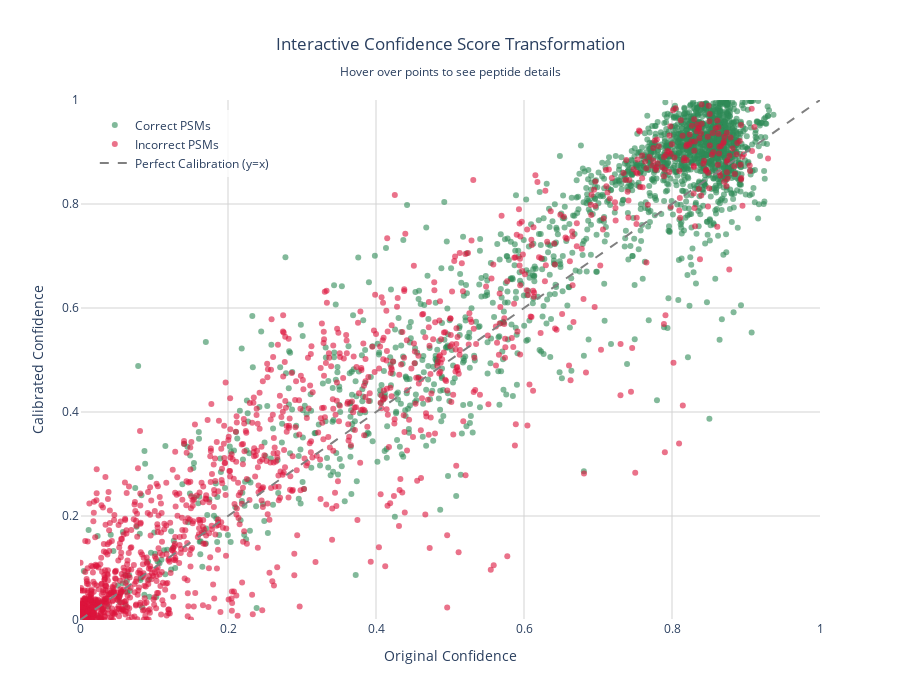

Notebook source saved alongside this figure:
### Code cell
import plotly.express as px
import plotly.graph_objects as go
import pandas as pd
import numpy as np

def create_interactive_confidence_plot(test_dataset):
    """
    Create an interactive confidence score transformation plot with hover tooltips
    showing predicted and ground truth peptides.
    
    Args:
        test_dataset: CalibrationDataset with metadata containing confidence scores and peptides
    
    Returns:
        plotly.graph_objects.Figure: Interactive plot
    """
    
    # Prepare the data
    data = test_dataset.metadata[
        ["confidence", "calibrated_confidence", "correct", "prediction_untokenised", "sequence_untokenised"]
    ].copy(deep=True)
    
    # Remove rows with missing data
    data = data.dropna(subset=["confidence", "calibrated_confidence", "correct"])
    
    # Convert correct column to string for better visualization
    data["correct_str"] = data["correct"].map({True: "Correct", False: "Incorrect"})
    
    # Handle missing peptide sequences (replace NaN with "N/A")
    data["prediction_untokenised"] = data["prediction_untokenised"].fillna("N/A")
    data["sequence_untokenised"] = data["sequence_untokenised"].fillna("N/A")
    
    # Create hover text
    data["hover_text"] = (
        "Predicted: " + data["prediction_untokenised"].astype(str) + "<br>" +
        "Ground Truth: " + data["sequence_untokenised"].astype(str) + "<br>" +
        "Original Confidence: " + data["confidence"].round(3).astype(str) + "<br>" +
        "Calibrated Confidence: " + data["calibrated_confidence"].round(3).astype(str)
    )
    
    # Create the interactive plot
    fig = px.scatter(
        data,
        x="confidence",
        y="calibrated_confidence",
        color="correct_str",
        color_discrete_map={"Correct": "#1f77b4", "Incorrect": "#ff7f0e"},
        opacity=0.6,
        title="Interactive Confidence Score Transformation",
        labels={
            "confidence": "Original Confidence",
            "calibrated_confidence": "Calibrated Confidence",
            "correct_str": "PSM Status"
        },
        hover_data=None  # We'll use custom hover text
    )
    
    # Update hover template to use our custom text
    fig.update_traces(
        hovertemplate="<b>%{customdata}</b><extra></extra>",
        customdata=data["hover_text"]
    )
    
    # Add the diagonal reference line (y = x)
    fig.add_trace(
        go.Scatter(
            x=[0, 1],
            y=[0, 1],
            mode="lines",
            line=dict(color="gray", dash="dash", width=1),
            name="Perfect Calibration (y=x)",
            hovertemplate="Perfect Calibration Line<extra></extra>"
        )
    )
    
    # Update layout
    fig.update_layout(
        width=800,
        height=600,
        xaxis=dict(range=[0, 1], title="Original Confidence"),
        yaxis=dict(range=[0, 1], title="Calibrated Confidence"),
        legend=dict(
            yanchor="top",
            y=0.99,
            xanchor="left",
            x=0.01
        ),
        hovermode="closest"
    )
    
    return fig

# Example usage (replace with your actual test_dataset):
# fig = create_interactive_confidence_plot(test_dataset)
# fig.show()

# Alternative version if you want to save as HTML:
def save_interactive_plot(test_dataset, filename="confidence_transformation_plot.html"):
    """Save the interactive plot as an HTML file."""
    fig = create_interactive_confidence_plot(test_dataset)
    fig.write_html(filename)
    print(f"Interactive plot saved as {filename}")
    return fig

# If you want to customize the plot further, here's a more advanced version:
def create_advanced_interactive_confidence_plot(test_dataset, sample_size=None):
    """
    Create an advanced interactive plot with additional customization options.
    
    Args:
        test_dataset: CalibrationDataset with metadata
        sample_size: Optional int to randomly sample points for better performance
    """
    
    # Prepare the data
    data = test_dataset.metadata[
        ["confidence", "calibrated_confidence", "correct", "prediction_untokenised", 
         "sequence_untokenised", "precursor_charge", "precursor_mass"]
    ].copy(deep=True)
    
    # Remove rows with missing data
    data = data.dropna(subset=["confidence", "calibrated_confidence", "correct"])
    
    # Sample data if specified (for better performance with large datasets)
    if sample_size and len(data) > sample_size:
        data = data.sample(n=sample_size, random_state=42)
    
    # Convert correct column to string
    data["correct_str"] = data["correct"].map({True: "Correct", False: "Incorrect"})
    
    # Handle missing peptide sequences
    data["prediction_untokenised"] = data["prediction_untokenised"].fillna("N/A")
    data["sequence_untokenised"] = data["sequence_untokenised"].fillna("N/A")
    
    # Create detailed hover text
    data["hover_text"] = (
        "<b>Peptide Information:</b><br>" +
        "Predicted: " + data["prediction_untokenised"].astype(str) + "<br>" +
        "Ground Truth: " + data["sequence_untokenised"].astype(str) + "<br><br>" +
        "<b>Confidence Scores:</b><br>" +
        "Original: " + data["confidence"].round(4).astype(str) + "<br>" +
        "Calibrated: " + data["calibrated_confidence"].round(4).astype(str) + "<br><br>" +
        "<b>Spectrum Info:</b><br>" +
        "Charge: " + data["precursor_charge"].fillna(0).astype(int).astype(str) + "<br>" +
        "Precursor Mass: " + data["precursor_mass"].fillna(0).round(2).astype(str) + " Da"
    )
    
    # Create the plot
    fig = go.Figure()
    
    # Add scatter points for correct PSMs
    correct_data = data[data["correct"] == True]
    fig.add_trace(
        go.Scatter(
            x=correct_data["confidence"],
            y=correct_data["calibrated_confidence"],
            mode="markers",
            name="Correct PSMs",
            marker=dict(
                color="#2E8B57",  # Sea green
                opacity=0.6,
                size=6
            ),
            customdata=correct_data["hover_text"],
            hovertemplate="%{customdata}<extra></extra>"
        )
    )
    
    # Add scatter points for incorrect PSMs
    incorrect_data = data[data["correct"] == False]
    fig.add_trace(
        go.Scatter(
            x=incorrect_data["confidence"],
            y=incorrect_data["calibrated_confidence"],
            mode="markers",
            name="Incorrect PSMs",
            marker=dict(
                color="#DC143C",  # Crimson
                opacity=0.6,
                size=6
            ),
            customdata=incorrect_data["hover_text"],
            hovertemplate="%{customdata}<extra></extra>"
        )
    )
    
    # Add diagonal reference line
    fig.add_trace(
        go.Scatter(
            x=[0, 1],
            y=[0, 1],
            mode="lines",
            line=dict(color="gray", dash="dash", width=2),
            name="Perfect Calibration (y=x)",
            hovertemplate="Perfect Calibration Line<extra></extra>"
        )
    )
    
    # Update layout
    fig.update_layout(
        title={
            'text': "Interactive Confidence Score Transformation<br><sub>Hover over points to see peptide details</sub>",
            'x': 0.5,
            'xanchor': 'center'
        },
        xaxis=dict(
            range=[0, 1], 
            title="Original Confidence",
            showgrid=True,
            gridcolor="lightgray"
        ),
        yaxis=dict(
            range=[0, 1], 
            title="Calibrated Confidence",
            showgrid=True,
            gridcolor="lightgray"
        ),
        width=900,
        height=700,
        legend=dict(
            yanchor="top",
            y=0.98,
            xanchor="left",
            x=0.02,
            bgcolor="rgba(255,255,255,0.8)"
        ),
        hovermode="closest",
        plot_bgcolor="white"
    )
    
    return fig

# Usage examples:
# Basic version:
# fig = create_interactive_confidence_plot(test_dataset)
# fig.show()

# Advanced version with sampling for large datasets:
fig = create_advanced_interactive_confidence_plot(test_dataset, sample_size=5000)
fig.show()

# Save to HTML:
# save_interactive_plot(test_dataset, "my_confidence_plot.html")

### Figure 1 — Plotly figure (JSON) as saved in the notebook; plotly's stock layout.template omitted (floating-point values rounded to 4 significant figures; data arrays with more than 128 entries replaced by an {"elided": "..."} marker saying what was removed)
{"data": [{"customdata": {"elided": "1886 str values"}, "hovertemplate": "%{customdata}<extra></extra>", "marker": {"color": "#2E8B57", "opacity": 0.6, "size": 6}, "mode": "markers", "name": "Correct PSMs", "type": "scatter", "x": {"elided": "1886 float values"}, "y": {"elided": "1886 float values"}}, {"customdata": {"elided": "1665 str values"}, "hovertemplate": "%{customdata}<extra></extra>", "marker": {"color": "#DC143C", "opacity": 0.6, "size": 6}, "mode": "markers", "name": "Incorrect PSMs", "type": "scatter", "x": {"elided": "1665 float values"}, "y": {"elided": "1665 float values"}}, {"hovertemplate": "Perfect Calibration Line<extra></extra>", "line": {"color": "gray", "dash": "dash", "width": 2}, "mode": "lines", "name": "Perfect Calibration (y=x)", "type": "scatter", "x": [0, 1], "y": [0, 1]}], "layout": {"height": 700, "hovermode": "closest", "legend": {"bgcolor": "rgba(255,255,255,0.8)", "x": 0.02, "xanchor": "left", "y": 0.98, "yanchor": "top"}, "plot_bgcolor": "white", "title": {"text": "Interactive Confidence Score Transformation<br><sub>Hover over points to see peptide details</sub>", "x": 0.5, "xanchor": "center"}, "width": 900, "xaxis": {"gridcolor": "lightgray", "range": [0, 1], "showgrid": true, "title": {"text": "Original Confidence"}}, "yaxis": {"gridcolor": "lightgray", "range": [0, 1], "showgrid": true, "title": {"text": "Calibrated Confidence"}}}}
